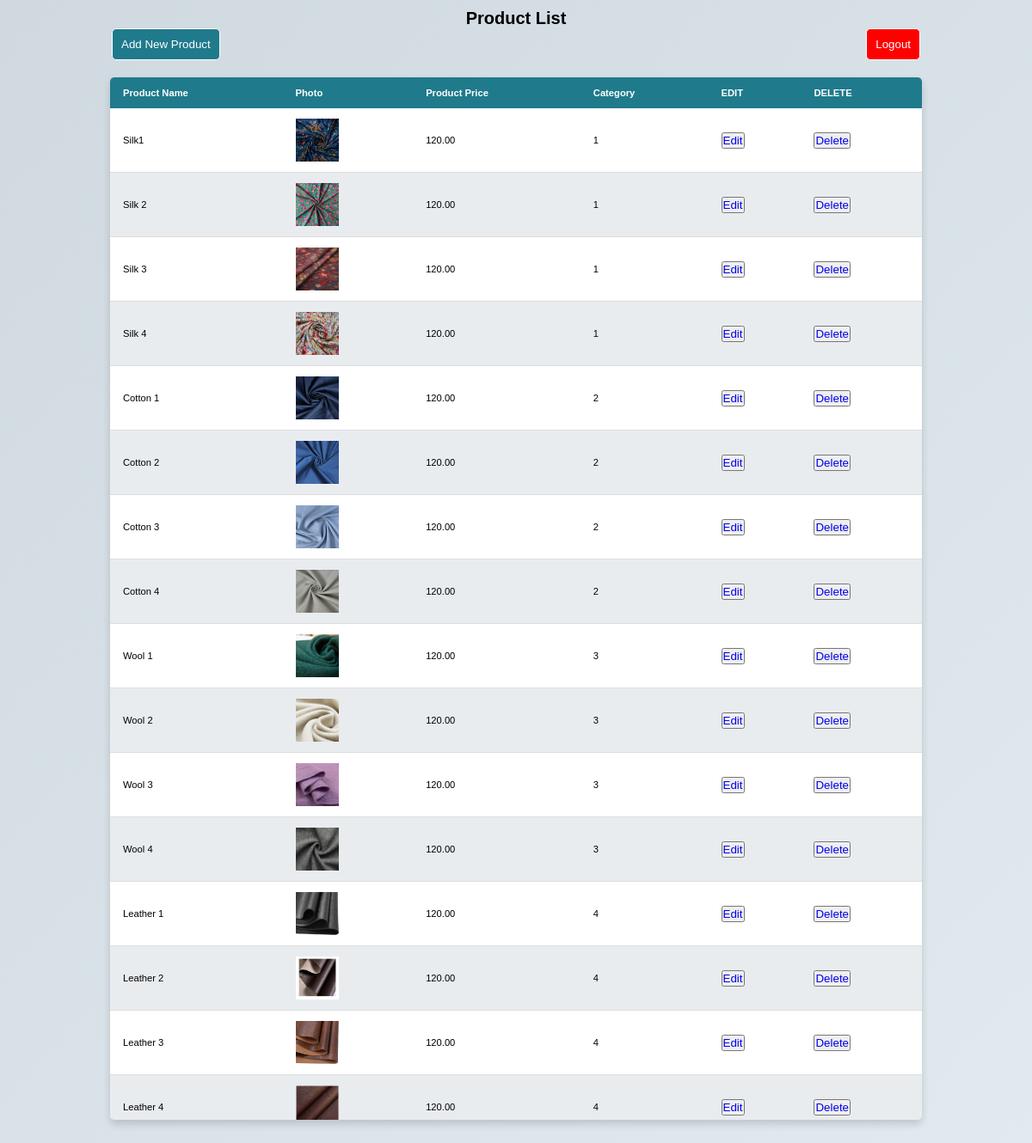
/admin/aindex.php, run on the app's committed database.
### tables this page shows
CREATE TABLE `products` (
  `id` int(11) NOT NULL,
  `name` varchar(255) NOT NULL,
  `image` longblob DEFAULT NULL,
  `price` decimal(10,2) NOT NULL,
  `category_id` int(11) NOT NULL
);

### admin/aindex.php (the view, shortened to what this page needs)
<html>
<head>
<link rel="stylesheet" href="adminside.css">
</head>
<body>
<h1 id="title">Product List</h1>
<button class="btn"><a href="form.php" style="color:#fff" >Add New Product</a></button>
<button class="btn1"><a href="../login.php" style="color:#fff">Logout</a></button>
<div class="container1">
<table class="content-table">
<thead>
<tr>
<th>Product Name</th>
<th>Photo</th>
<th>Product Price</th>
<th>Category</th>
<th>EDIT</th>
<th>DELETE</th>
</tr>
 </thead>
 <tbody>
<tbody>
    <?php
        include "connection.php";
        $sql = "select * from products";
        $run = mysqli_query($conn, $sql);
        $id= 1;
        while($row = mysqli_fetch_array($run))
        {
            $uid = $row['id'];
            $name = $row['name'];
            $price = $row['price'];
            $category = $row['category_id'];
	     	$image=$row['image'];
            ?>
            <tr>
                <td><?php echo $name?></td>
                <td><img src="uploads/<?php echo $image ?>" width='50px' height='50px'></td>
                <td><?php echo $price ?></td>
                <td><?php echo $category ?></td>
                <td><button> <a href='update.php?edit=<?php echo $uid ?>'> Edit </a> </button> </td>
                <td><button ><a href='delete.php?del=<?php echo $uid ?>'> Delete </a> </button> </td>
            </tr>
            <?php $id++; } ?>
            </tbody>
        </table>
     </body>
</html>

### admin/adminside.css (style rules this page uses)
* { margin: 0; padding: 0; box-sizing: border-box; font-family: 'Poppins',sans-serif; }
body { height: 100vh; padding: 10px; background: linear-gradient(135deg, #cfd9df, #e2ebf0); }
.container1 { width:80%; margin:auto ; margin-top:20px; background-color: #fff; border-radius: 5px; box-shadow: 0 5px 10px rgba(0,0,0,0.15); height:80vh; overflow:auto; }
.content-table { border-collapse: collapse; font-size: 0.7em; max-height:100%; width:100%; border-radius: 5px 5px 0 0; overflow: auto; box-shadow: 0 0 20px rgba(0, 0, 0, 0.15); }
.content-table thead tr { background-color: #1f7a8c; color: #ffffff; text-align: left; font-weight: bold; }
.content-table th { padding: 12px 15px; }
.content-table td { padding: 12px 15px; font-size: 1em; }
.content-table tbody tr { border-bottom: 1px solid #dddddd; }
.content-table tbody tr:nth-of-type(even) { background-color: #e9ecef; }
.content-table tbody tr:last-of-type { border-bottom: 2px solid #1f7a8c; }
#title { text-align:center; font-size:20px; }

### admin/aindex.php (style rules this page uses)
.btn { background-color:#1F7A8C; padding:10px; border:1px solid #fff; border-radius:5px; margin-left:120px; }
.btn1 { background-color:red; padding:10px; border:1px solid #fff; border-radius:5px; float:right; margin-right:120px; }
a { text-decoration:none; }

### data on the page
products: name "Silk1", image (picture), price "120.00", category "1"
products: name "Silk 2", image (picture), price "120.00", category "1"
products: name "Silk 3", image (picture), price "120.00", category "1"
products: name "Silk 4", image (picture), price "120.00", category "1"
products: name "Cotton 1", image (picture), price "120.00", category "2"
products: name "Cotton 2", image (picture), price "120.00", category "2"
products: name "Cotton 3", image (picture), price "120.00", category "2"
products: name "Cotton 4", image (picture), price "120.00", category "2"
products: name "Wool 1", image (picture), price "120.00", category "3"
products: name "Wool 2", image (picture), price "120.00", category "3"
products: name "Wool 3", image (picture), price "120.00", category "3"
products: name "Wool 4", image (picture), price "120.00", category "3"
products: name "Leather 1", image (picture), price "120.00", category "4"
products: name "Leather 2", image (picture), price "120.00", category "4"
products: name "Leather 3", image (picture), price "120.00", category "4"
products: name "Leather 4", image (picture), price "120.00", category "4"
